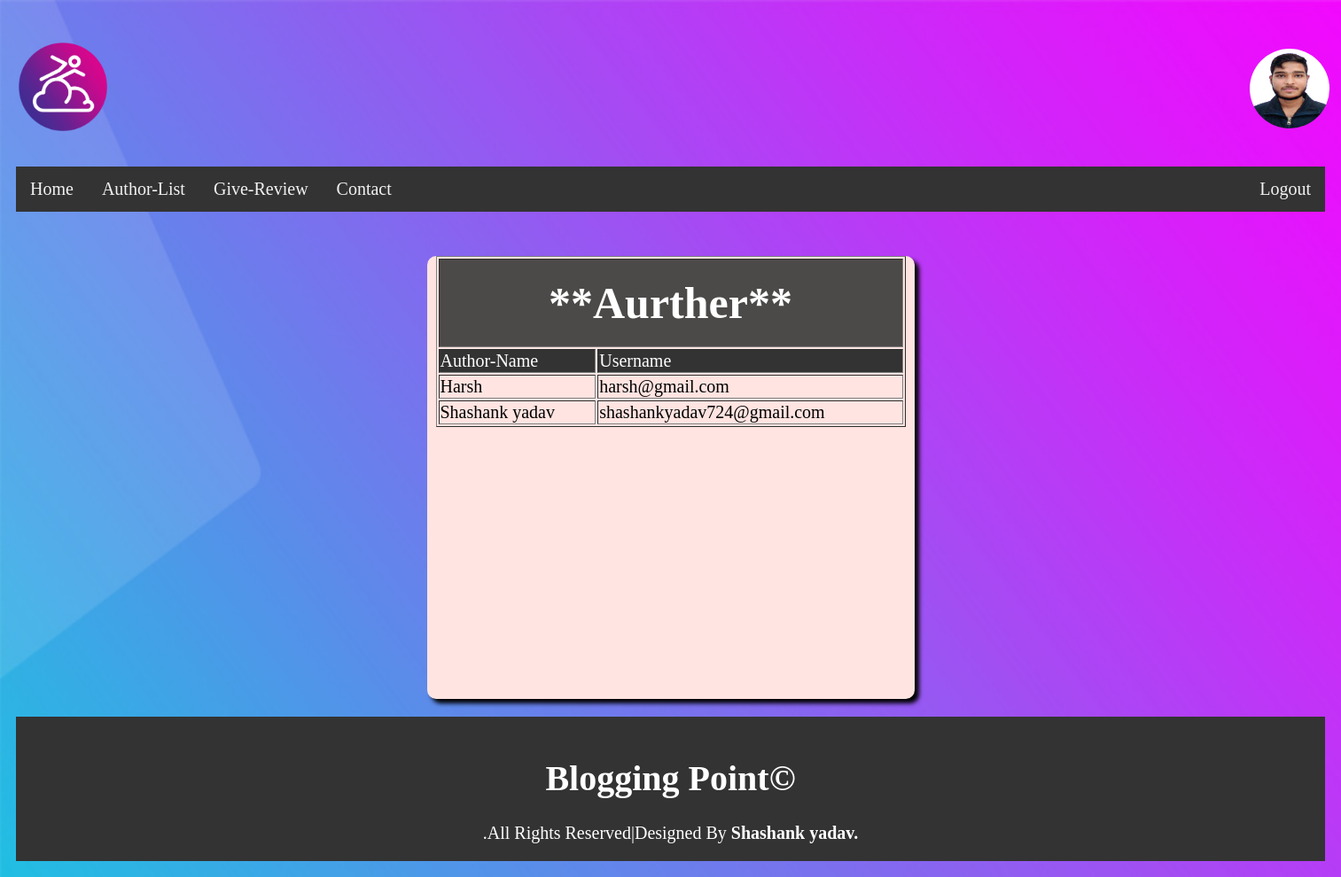
The page /alist.php (signed in) on the database its author committed.
### tables this page shows
CREATE TABLE IF NOT EXISTS `registration` (
  `username` varchar(100) NOT NULL,
  `name` varchar(100) NOT NULL,
  `pswd` varchar(100) NOT NULL,
  `state` varchar(100) NOT NULL,
  `city` varchar(100) NOT NULL,
  `address` varchar(200) NOT NULL,
  `dob` varchar(100) NOT NULL,
  `mob` int(50) NOT NULL,
  `utype` varchar(50) NOT NULL,
  `uphoto` varchar(200) NOT NULL,
  `status` varchar(100) NOT NULL,
  PRIMARY KEY (`username`)
);

### alist.php (the view, shortened to what this page needs)
<?php include("rnav.php");?>
<!DOCTYPE html>
<html>
<head>
</head>
<body>
<center><div class="div2" style="overflow-y:scroll;">
    <table style="font-size:20px;text-align:justify;width:530px;"border=1>
           <tr><td colspan="4" style="text-align:center;font-size:50px;background-color: #4C4A48;color:white;height:100px;"><b>**Aurther**</b></td></tr>
            <tr style="background-color:#333;color:white;"><td>Author-Name</td><td>Username</td></tr>
            <?php
            $con=mysqli_connect("127.0.0.1","root","","blog_portal");
            $sql="select registration.name,registration.username from registration where utype='author'";
            $res=mysqli_query($con,$sql);
            while($row=mysqli_fetch_array($res))
            {
                echo"<tr><td>".$row[0]."</td><td>".$row[1]."</td></tr>";
            }
            ?>
            </table>
	    	</div>
            <div class="footer">
           <h1>Blogging Point&copy;</h1>.All Rights Reserved|Designed By <b>Shashank yadav.</b>
            </div>
			</center>
			</body>
			</html>

### rnav.php (shortened to what this page needs)
<!DOCTYPE html>
<html>
<head>
</head>
<body>
<?php
if(isset($_SESSION['user']))
{
$user=$_SESSION['user'];
$con=mysqli_connect("127.0.0.1","root","","blog_portal");
$q1="select * from registration where username='$user' ";
$res=mysqli_query($con,$q1);
if($row=mysqli_fetch_array($res))
{
  $pic=$row[9];
echo"<table>";
echo"<tr><td><h1><img src='images/b11.png' width='100' height='100'> </h1></td>";
echo"<td><a href='vprofile.php' style='text-align:right;'><img src='".$pic."'height='90'width='90' style='border-radius:50px;margin-left:1285px;'></a></td></tr>";
echo "</table>";
}
}
?>
  <div class="topnav">
   <a href="ureview.php">Home</a>
   <a href="alist.php">Author-List</a>
  <a href="review.php">Give-Review</a>
  <a href="rcontact.php">Contact</a>
  <a href="logout.php" style="float:right">Logout</a>
</div>
</body>
</html>

### rnav.php (style rules this page uses)
* { box-sizing: border-box; }
body { padding: 10px; background: url(Images/b4.jpg); background-repeat: no-repeat; background-size: 1920px 1965px; font-family: 'Playfair Display', serif; font-size:20px; }
.topnav { overflow: hidden; background-color: #333; }
.topnav a { float: left; display: block; color: #f2f2f2; text-align: center; padding: 14px 16px; text-decoration: none; }
.footer { padding: 20px; text-align: center; background: #333; margin-top: 20px; color: white; }

### alist.php (style rules this page uses)
.div2 { width:550px; height:500px; background-color:mistyrose; margin-top: 50px; box-sizing:border-box; box-shadow:5px 5px 5px black; border-radius:10px; }

### rows shown on the page
registration: uphoto (picture)
registration: name "Harsh", username "harsh@gmail.com"
registration: name "Shashank yadav", username "shashankyadav724@gmail.com"
